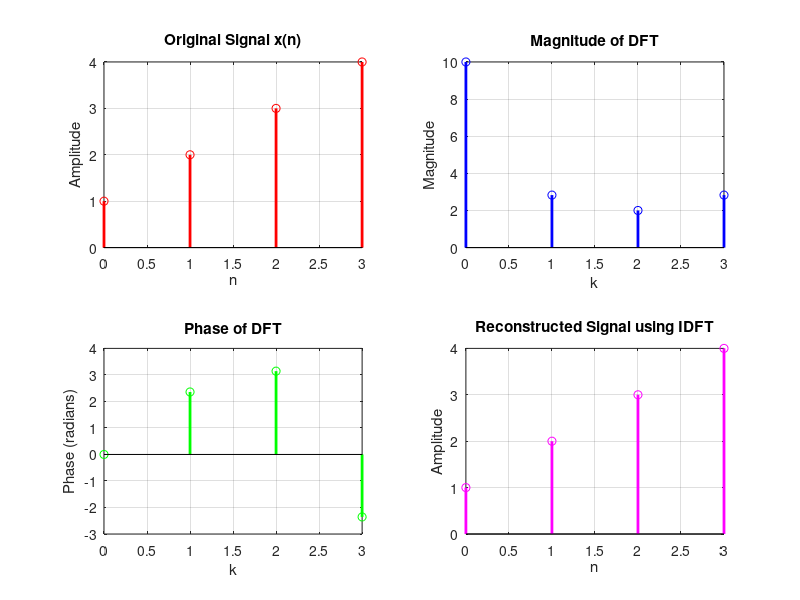

The MATLAB script that drew this image: (Note: this script raises an error after producing the figure.)
%for a signal x(n)={1,2,3,4} find its DFT also its magnitude and phase and
%also its IDFt and plot all the signals
% Given signal x(n)
x = [1, 2, 3, 4];

% Compute the DFT of the signal
X = fft(x);

% Compute the magnitude and phase of the DFT
mag_X = abs(X);
ph_X = angle(X);

% Compute the IDFT of the signal
x_reconstructed = ifft(X);

% Plot the original signal x(n)
subplot(2,2,1);
stem(0:length(x)-1, x, 'r', 'LineWidth', 2);
xlabel('n'); ylabel('Amplitude');
title('Original Signal x(n)');
grid on;

% Plot the magnitude of the DFT
subplot(2,2,2);
stem(0:length(X)-1, mag_X, 'b', 'LineWidth', 2);
xlabel('k'); ylabel('Magnitude');
title('Magnitude of DFT');
grid on;

% Plot the phase of the DFT
subplot(2,2,3);
stem(0:length(X)-1, ph_X, 'g', 'LineWidth', 2);
xlabel('k'); ylabel('Phase (radians)');
title('Phase of DFT');
grid on;

% Plot the reconstructed signal using IDFT
subplot(2,2,4);
stem(0:length(x_reconstructed)-1, x_reconstructed, 'm', 'LineWidth', 2);
xlabel('n'); ylabel('Amplitude');
title('Reconstructed Signal using IDFT');
grid on;

% Adjust layout for better visualization
sgtitle('DFT and IDFT of Signal x(n)');
